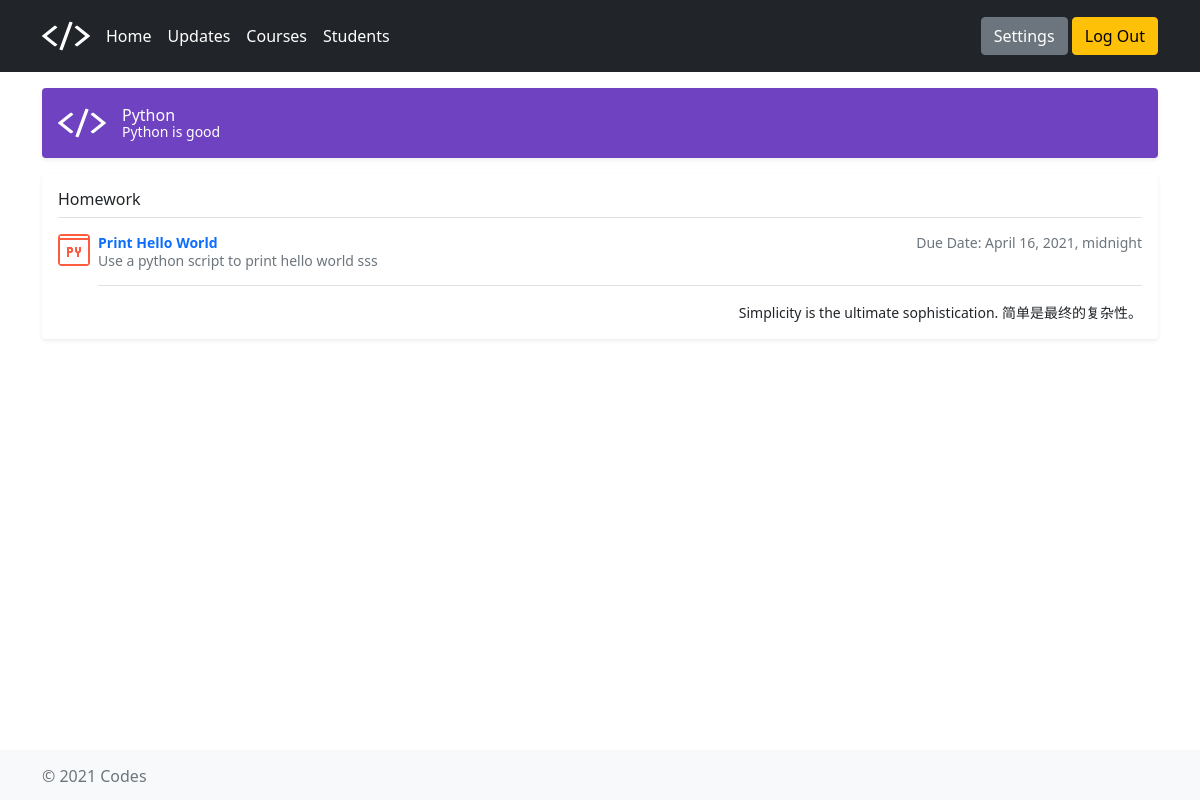
Before: /courses/1/homework/ (signed in) with the older database file.
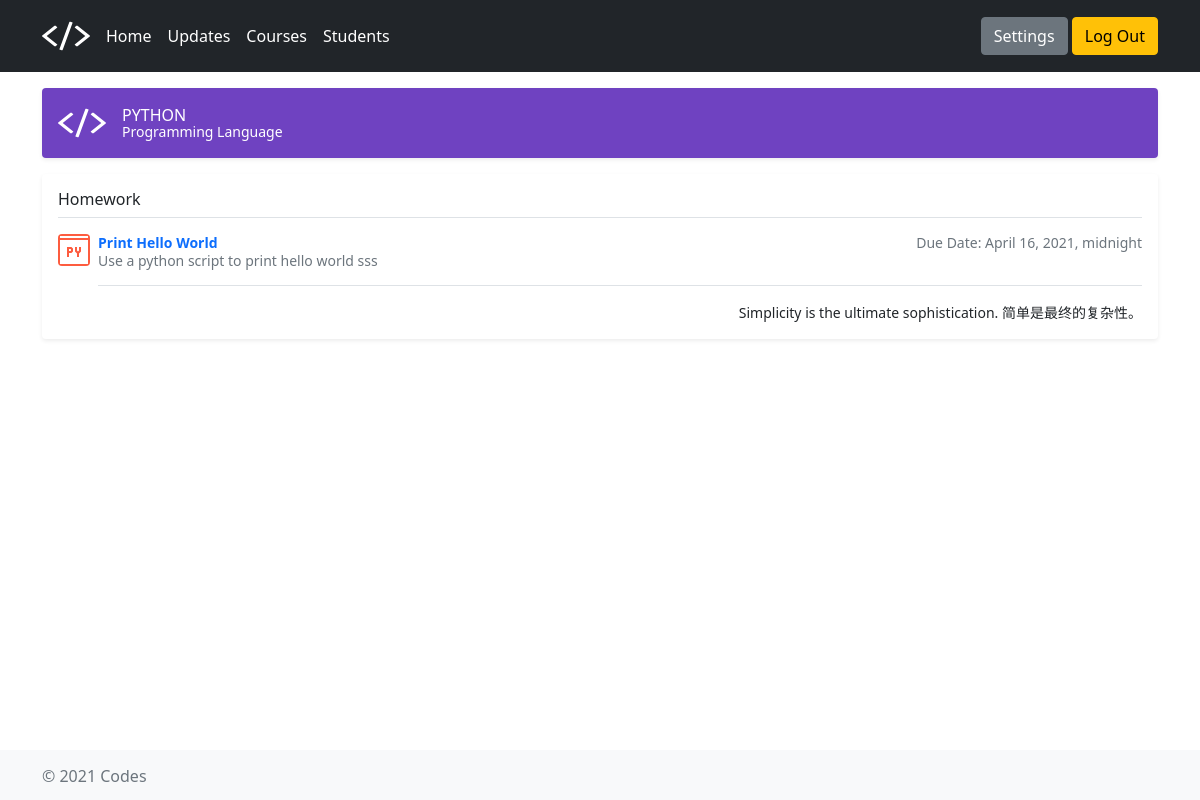
After: the same page with the newer database file.
### courses/models.py (models this page shows)
class Course(models.Model):
    instructor = models.ForeignKey(
        settings.AUTH_USER_MODEL,
        on_delete=models.CASCADE,
        null=True
    )
    course_name = models.CharField(max_length=200)
    course_description = models.CharField(max_length=200)
    course_created_datetime = models.DateTimeField(auto_now_add=True)

### courses/views.py (the view)
@login_required
def homeworks_view(request, course_id):
    course = get_object_or_404(Course, pk=course_id)
    homework_list = Homework.objects.all().filter(course_id=course_id)
    context = {'course': course, 'homework_list': homework_list}
    return render(request, 'courses/homework.html', context)

### templates/courses/homework.html (shortened to what this page needs)
{% extends "base_generic.html" %}
    {% block head %}
    {% load static %}
    <link href="{% static 'assets/dist/css/bootstrap.min.css' %}" rel="stylesheet" />
    {% load static %}
    <link href="{% static 'headers.css' %}" rel="stylesheet" />
    <link href="{% static 'offcanvas.css' %}" rel="stylesheet">
    <link href="{% static 'sticky-footer.css' %}" rel="stylesheet">
    {% endblock %}
{% block content %}
<body class="d-flex flex-column h-100">
    <main class="container">
        <div class="d-flex align-items-center p-3 my-3 text-white bg-purple rounded shadow-sm">
            <img class="me-3" src="{% static '/assets/brand/codes-logo-white.svg' %}" alt="" width="48" height="38">
            <div class="lh-1">
                {% if user.is_authenticated %}
                <h1 class="h6 mb-0 text-white lh-1">{{ course.course_name }}</h1>
                <small>{{ course.course_description }}</small>
                {% endif %}
            </div>
        </div>
        <div class="my-3 p-3 bg-body rounded shadow-sm">
            <h6 class="border-bottom pb-2 mb-0">Homework</h6>
            {% if homework_list %}
            {% for homework in homework_list %}
            <div class="d-flex text-muted pt-3">
                <div class="pb-3 mb-0 small lh-sm border-bottom w-100">
                    <div class="d-flex justify-content-between">
                        <strong class="text-gray-dark"><a href="/courses/{{ course.id }}/homework/{{ homework.id }}/">
                                {{ homework.homework_title }}</a></strong>
                        Due Date: {{ homework.homework_due_datetime }}
                    </div>
                    <span class="d-block">{{ homework.homework_description }}</span>
                </div>
            </div>
            {% endfor %}
            {% else %}
            <div class="d-flex text-muted pt-3">
                <p>No homework are available.</p>
            </div>
            {% endif %}
            <small class="d-block text-end mt-3">
                Simplicity is the ultimate sophistication. 简单是最终的复杂性。
            </small>
        </div>
    </main>
</body>
{% endblock %}
{% block script%}
{% load static %}
{% endblock %}

Changed rows visible on the page:
changed Course: course_name "Python" → "PYTHON"; course_description "Python is good" → "Programming Language"
